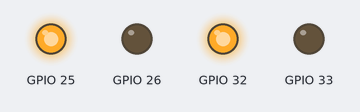
Simulated run of this sketch. Board: ESP32. Shown: output pins drawn as LEDs (lit = HIGH).

Above: at 2.5 s.
At 5.5 s:
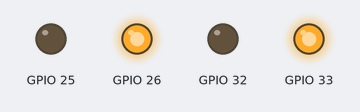
Timing chart, 0 to 8.8 s (numbered marks = the images above):
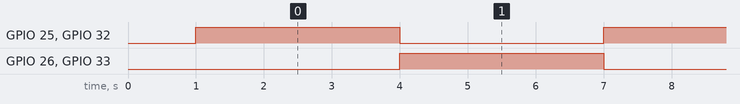

Measured:
- by itself, GPIO 25, GPIO 26, GPIO 32, GPIO 33: alternates HIGH for 3.0 s and LOW for 3.0 s

The sketch:

L298N.ino
```cpp
void setup() {
  // put your setup code here, to run once:
  pinMode(25, OUTPUT);
  pinMode(26, OUTPUT);
  pinMode(32, OUTPUT);
  pinMode(33, OUTPUT);
  delay(1000);
  Serial.begin(9600);

}

void loop() {
  // put your main code here, to run repeatedly:
  digitalWrite(25, HIGH);
  digitalWrite(26, LOW);
  digitalWrite(32, HIGH);
  digitalWrite(33, LOW);
  delay(3000);
  digitalWrite(25, LOW);
  digitalWrite(26, HIGH);
  digitalWrite(32, LOW);
  digitalWrite(33, HIGH);
  delay(3000);
}
```
